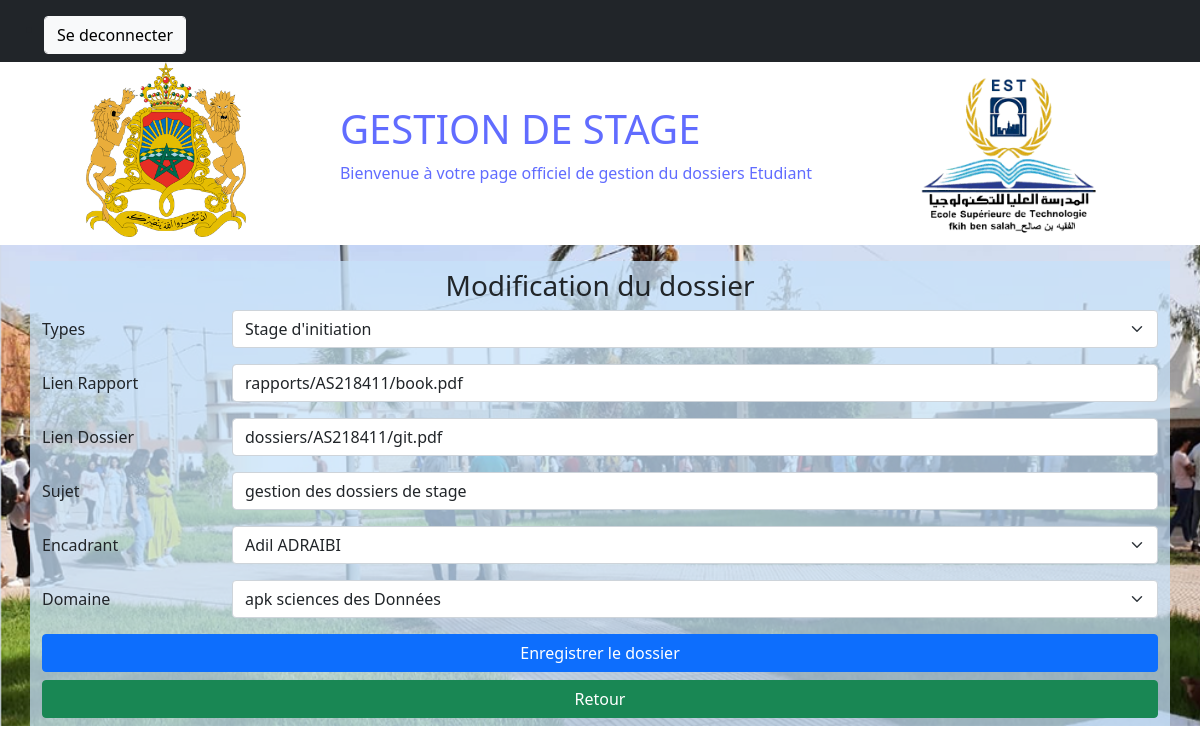
Page /updatedossier/9 (signed in) on the committed database.
### manager/models.py (models this page shows, shortened)
class Dossiers(models.Model):
    TYPES = (
        ("1", "Stage d'initiation"),
        ('2', 'stage technique'),
        ('3', 'stage PFE'),
        ('4', 'Stage Professionel'),
    )
    NIVEAUX = (
        ("1ere Annee", "1ere Annee"),
        ("2eme Annee", "2eme Annee"),
        ('Licence Professionelle', 'Licence Professionelle'),
    )
    Type = models.CharField(max_length=50, choices=TYPES)
    Rapport = models.FileField(upload_to=pdf1_upload_to)
    Doss= models.FileField(upload_to=pdf2_upload_to)
    Sujet = models.CharField(max_length=100, null=False, blank=False)
    Encadrant = models.CharField(max_length=100, null=False, blank=False)
    Domaine = models.CharField(max_length=100, null=False, blank=False)
    Nom_filiere = models.CharField(max_length=100)
    Year = models.DateField(auto_now=False, auto_now_add=False)
    Niveau = models.CharField(max_length=50, choices = NIVEAUX)
    Student = models.ForeignKey(Student, on_delete=models.CASCADE)
    ValidationProf = models.BooleanField(default=False)
    ValidationAdmin = models.BooleanField(default=False)
    RemarqueProf = models.CharField(max_length=255, blank=True, null=True)
    RemarqueAdmin = models.CharField(max_length=255, blank=True, null=True)
    class Meta:
        ordering=['Type']

class User(AbstractUser):
    class Role(models.TextChoices):
        ADMIN="ADMIN", 'ADMIN'
        PROF="PROF", 'PROF'
        ETUDIANT="ETUDIANT", 'ETUDIANT'
    SEX = (
        ("Male", "Male"),
        ('Female', 'Female'),
    )
    base_role=Role.ADMIN
    base_role1=Role.ETUDIANT
    role = models.CharField(max_length = 20, choices= Role)
    Sex =  models.CharField(max_length = 10, choices=SEX)
    adresse=models.TextField(max_length=150,null=True)
    tel=models.CharField(max_length=40,null=True)
    Napog=models.IntegerField(default=0,null=True)
    CNE=models.CharField(max_length=50,null=True)
    dateN= models.DateField(auto_now=False, auto_now_add=False, null=True)
    lieuxN = models.CharField(max_length=50,null=True)
    SPC = models.CharField(max_length = 50,null=True)

class Domaine(models.Model):
    NomDomaine = models.CharField(max_length=100)
    filiere = models.ForeignKey( Filiere , on_delete=models.CASCADE)

### manager/views.py (the view, shortened to what this page needs)
# urls.py: path('updatedossier/<int:pk>', views.updatedossier, name='updatedossier'),
def updatedossier(request, pk):
    dossier = Dossiers.objects.get(pk=pk)
    f=Filiere.objects.get(Nom_filiere=dossier.Nom_filiere)
    sf = StudenttFiliere.objects.get(Etudiant = request.user, Niveau=dossier.Niveau, Year=f'{dossier.Year.year}-01-01' , Filiere=f)
    d = Domaine.objects.filter(filiere = sf.Filiere.pk)
    pfs=Prof_Filiere.objects.filter(Niveau=dossier.Niveau , filiere=f)
    profs=[]
    for pf in pfs:
        data={'prof':pf.prof, 'name':pf.prof.first_name+' '+pf.prof.last_name}
        profs.append(data)
    context = { 'dossier':dossier, 'TypesStage': Dossiers.TYPES , 'domaines': d, 'profs':profs}
    return render(request, 'manager/updatedossier.html', context=context)

### templates/manager/updatedossier.html (shortened to what this page needs)
{% extends 'manager/base.html' %}
{% block content %}
<div class="form container">
  <h3> Modification du dossier</h3>
  <form action="{% url 'updatedossier' pk=dossier.pk %}" method="POST">
    <div class="mb-3 row">
      <label for="Rapport" class="col-sm-2 col-form-label">Types</label>
      <div class="col-sm-10">
        <select class="form-select" name="Type">
          {% for choice in TypesStage %}
            <option value="{{ choice.0 }}"{% if choice.0 == dossier.Type %} selected {%endif%}>{{ choice.1 }}</option>
        {% endfor %}
        </select>
      </div>
    </div>
    <div class="mb-3 row">
      <label for="Rapport" class="col-sm-2 col-form-label">Lien Rapport</label>
      <div class="col-sm-10">
        <input type="text" class="form-control" id="Rapport" name="Rapport" value="{{ dossier.Rapport }}" />
      </div>
    </div>
    <div class="mb-3 row">
      <label for="Dossier" class="col-sm-2 col-form-label">Lien Dossier</label>
      <div class="col-sm-10">
        <input type="text" class="form-control" id="Dossier" name="Dossier" value="{{ dossier.Doss }}" />
      </div>
    </div>
    <div class="mb-3 row">
      <label for="Sujet" class="col-sm-2 col-form-label">Sujet</label>
      <div class="col-sm-10">
        <input type="text" class="form-control" id="Sujet" name="Sujet" value="{{ dossier.Sujet }}" />
      </div>
    </div>
    <div class="mb-3 row">
      <label for="Rapport" class="col-sm-2 col-form-label">Encadrant</label>
      <div class="col-sm-10">
        <select class="form-select" name="Encadrant">
          {% for prof in profs %}
            <option value="{{  prof.prof.first_name }} {{  prof.prof.last_name }}" {% if  prof.name  == dossier.Encadrant  %} selected {%endif%}>{{  prof.prof.first_name }} {{  prof.prof.last_name }}</option>
        {% endfor %}
        </select>
      </div>
    </div>
    <div class="mb-3 row">
      <label for="Rapport" class="col-sm-2 col-form-label">Domaine</label>
      <div class="col-sm-10">
        <select class="form-select" name="Domaine">
          {% for Domain in domaines %}
            <option value="{{  Domain.NomDomaine }}" {% if Domain.NomDomaine == dossier.Domaine %} selected {%endif%}>{{  Domain.NomDomaine }}</option>
        {% endfor %}
        </select>
      </div>
    </div>
    <div class="d-grid gap-2">
      <button class="btn btn-primary" type="submit">Enregistrer le dossier</button>
    </div>
    <div class="d-grid gap-2">
      <a class="btn btn-success mt-2" href="{% url 'home' dossier.Niveau dossier.Nom_filiere  dossier.Year.year None %}">Retour</a>
    </div>
  </form>
</div>
{% endblock content %}

### manager/static/css/style.css (style rules this page uses)
body { background-image: url("../2.png"); background-size: cover; background-repeat: no-repeat; box-sizing: border-box; }
.form { background-color: rgba(199, 226, 250, 0.747); padding: 8px 5vw; margin-top: 16px; }
h3 { text-align: center; }

### rows in the picture
Dossiers: Type "Stage d'initiation", Rapport "rapports/AS218411/book.pdf", Dossier "dossiers/AS218411/git.pdf", Sujet "gestion des dossiers de stage", Encadrant "Adil ADRAIBI", Domaine "apk sciences des Données"
